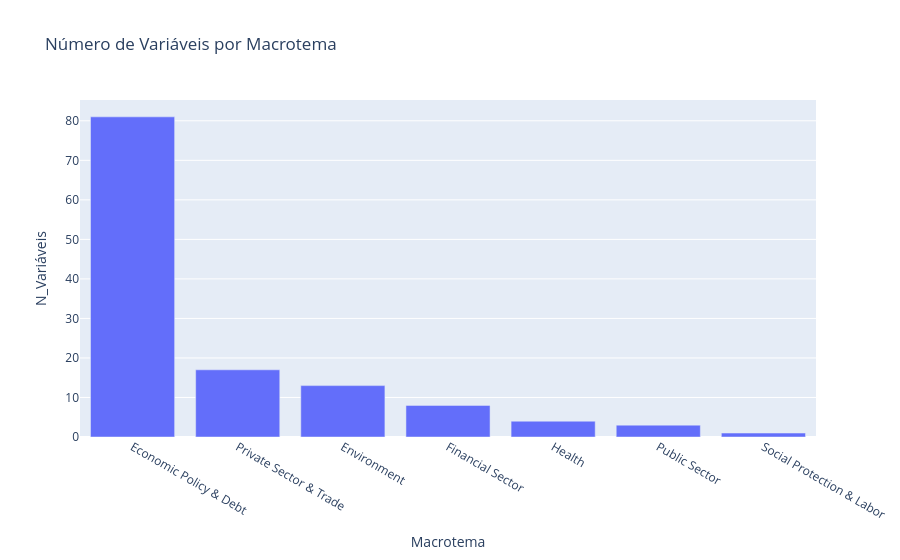

The notebook cell saved with this chart:
### Code cell
px.bar(df_diag_macro, x="Macrotema", y="N_Variáveis", title="Número de Variáveis por Macrotema")

### Figure 1 — Plotly figure (JSON) as saved in the notebook; plotly's stock layout.template omitted (floating-point values rounded to 4 significant figures)
{"data": [{"hovertemplate": "Macrotema=%{x}<br>N_Variáveis=%{y}<extra></extra>", "legendgroup": "", "marker": {"color": "#636efa", "pattern": {"shape": ""}}, "name": "", "orientation": "v", "showlegend": false, "textposition": "auto", "type": "bar", "x": ["Economic Policy & Debt", "Private Sector & Trade", "Environment", "Financial Sector", "Health", "Public Sector", "Social Protection & Labor"], "xaxis": "x", "y": [81, 17, 13, 8, 4, 3, 1], "yaxis": "y"}], "layout": {"barmode": "relative", "legend": {"tracegroupgap": 0}, "title": {"text": "Número de Variáveis por Macrotema"}, "xaxis": {"anchor": "y", "domain": [0, 1], "title": {"text": "Macrotema"}}, "yaxis": {"anchor": "x", "domain": [0, 1], "title": {"text": "N_Variáveis"}}}}
